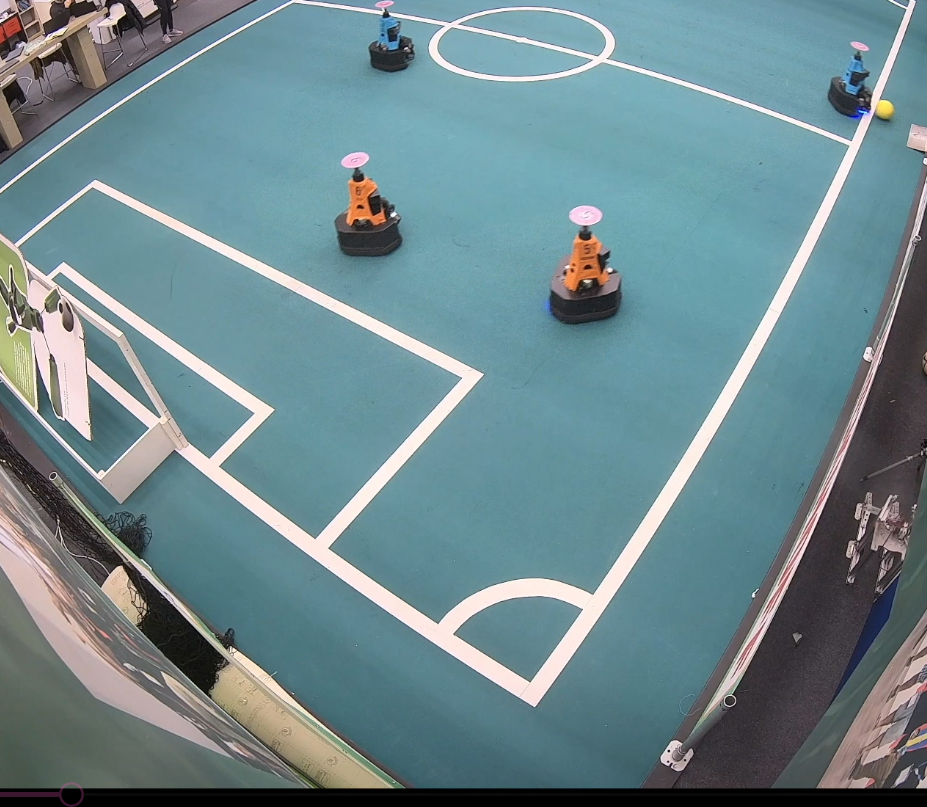
#> input picture Field line detection/Field line detection/soccer.png, 927 x 807 px
$ jupyter execute 'detect lines and robots.ipynb'
#> lines starting #> are read from the running program, lines starting #| are printed output that depends on the picture; after the words box and inside, x2 and y2 are one past the last pixel; in counts of white or black regions, pixels touching at a corner belong together
[cell 1]
import cv2
from matplotlib import pyplot as plt
import numpy

im = cv2.imread("soccer.png")
#> im is the input picture: shape (807, 927, 3); mean B, G, R 142.6, 136.7, 111
B = im[:,:,2]
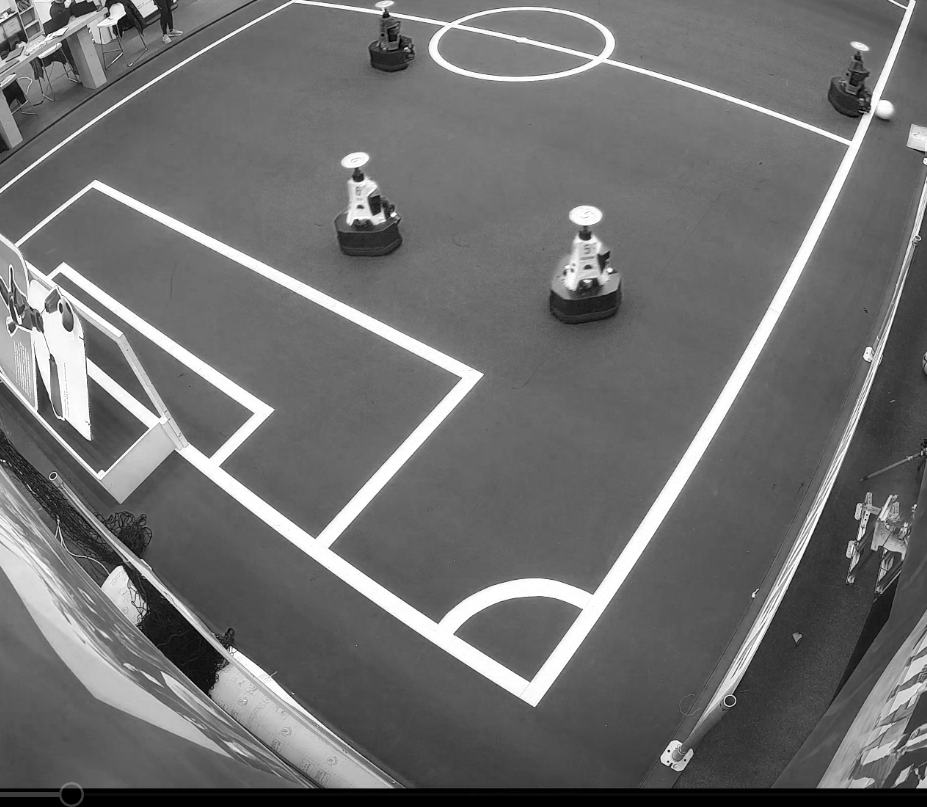
#> B: shape (807, 927); min 0, max 255, mean 111
Y = 255-B
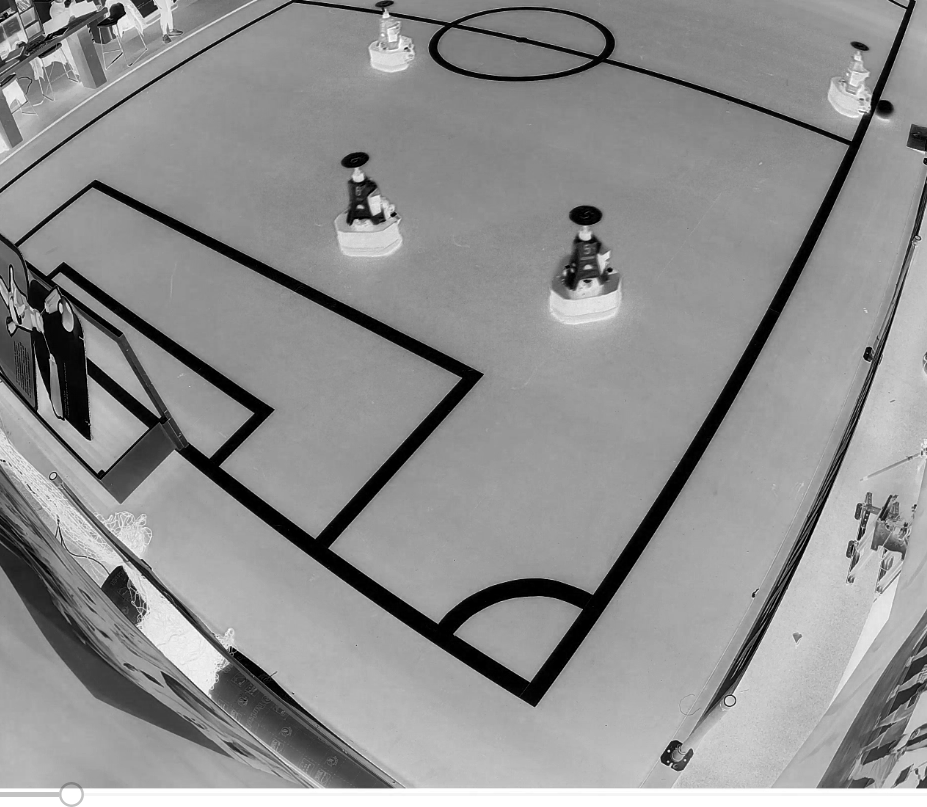
#> Y: shape (807, 927); min 0, max 255, mean 144

thresh = cv2.adaptiveThreshold(Y,255,cv2.ADAPTIVE_THRESH_MEAN_C,\
            cv2.THRESH_BINARY_INV,35,5)
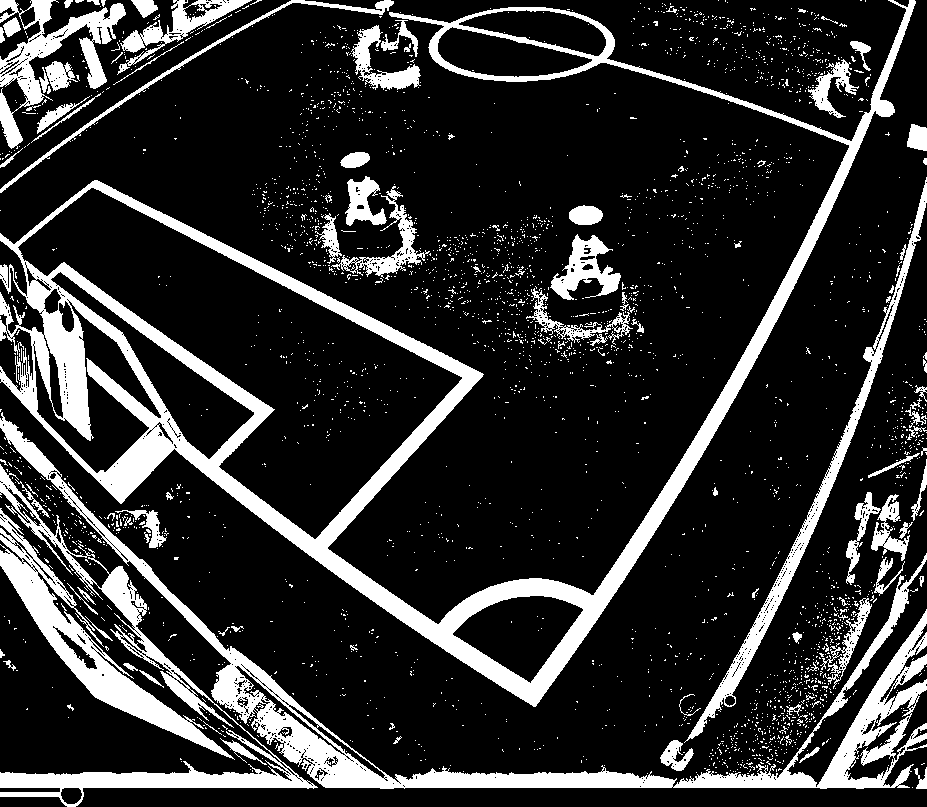
#> thresh: shape (807, 927); 18.3% white; 3031 white regions (2928 under 20 px)

contours, hierarchy = cv2.findContours(thresh,
    cv2.RETR_EXTERNAL, cv2.CHAIN_APPROX_NONE)
#> contours = 2877 contours, 2815 with area under 20; largest, box (x1, y1, x2, y2) and area: (0, 0, 916, 707) 133250, (0, 412, 927, 789) 26074, (0, 464, 318, 807) 10226, (0, 508, 235, 760) 8900, (684, 177, 927, 743) 6008

x=[]
for i in range(0, len(contours)):
    if cv2.contourArea(contours[i]) > 100:
        x.append(contours[i])
#> after the loop, x = 34 contours; largest, box (x1, y1, x2, y2) and area: (0, 0, 916, 707) 133250, (0, 412, 927, 789) 26074, (0, 464, 318, 807) 10226, (0, 508, 235, 760) 8900, (684, 177, 927, 743) 6008
cv2.drawContours(im, x, -1, (255,0,0), 2)
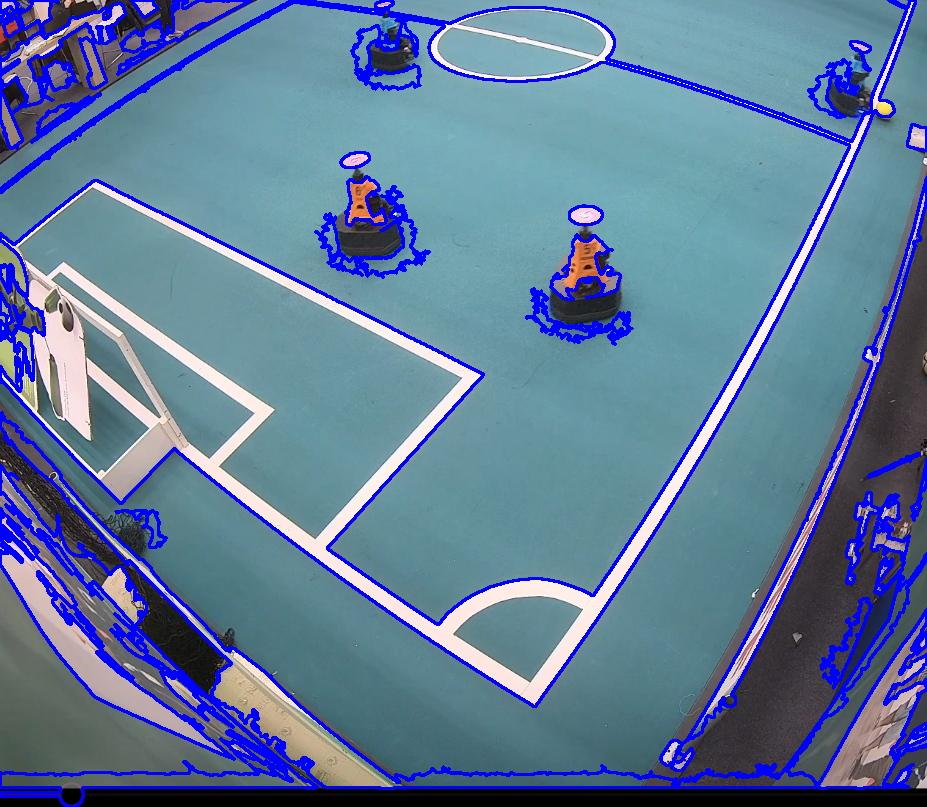
#> im: shape (807, 927, 3); 9.89% of pixels changed, all inside (x1, y1, x2, y2) = (0, 0, 927, 807)

plt.imshow(im)
